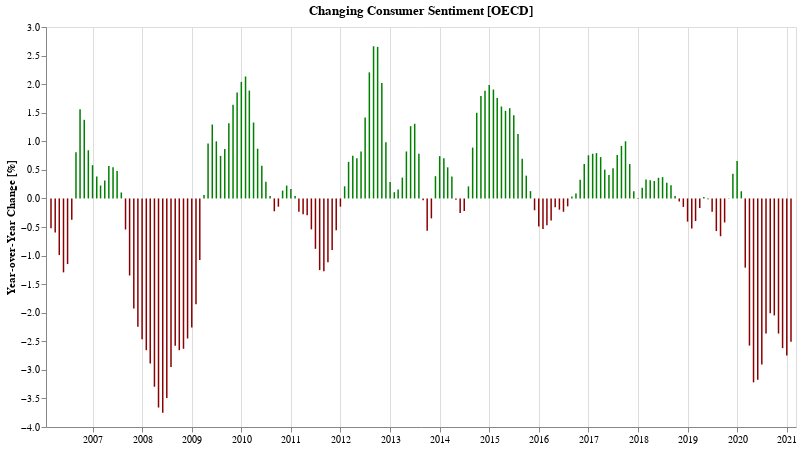

The code cell stored with this chart in its notebook:
### Markdown cell above
## Has consumer sentiment gotten better or worse compared to the same time last year?

### Code cell
cUsaYoy = cUsaSubset.set_index('TIME')['Value'].pct_change(12).apply(lambda v: v * 100).reset_index()
bUsaYoy = bUsaSubset.set_index('TIME')['Value'].pct_change(12).apply(lambda v: v * 100).reset_index()

def yoyChartFor(df, label, color='navy'):
    return alt.Chart(df.dropna()[-180:]).mark_bar(width=1.5, color=f'{color}').transform_calculate(
        label=f"'{label}'",
        change_in_percent="format(datum.Value, ',.2f')",
    ).encode(
        alt.X('TIME:T', axis=alt.Axis(title='')),
        alt.Y('Value:Q', axis=alt.Axis(title='Year-over-Year Change [%]', grid=False)),
        #alt.Opacity('label:O', legend=alt.Legend(title="")),
        color=alt.condition("datum['Value'] < 0",
            alt.value('darkred'),
            alt.value(color)
        ),
        tooltip=[alt.Tooltip('TIME:T', title='Date', format='%b %Y'), alt.Tooltip('label:O'), alt.Tooltip('change_in_percent:O')]
    ).properties(
        title=f"Changing {label} Sentiment [OECD]",
        width=750,
        height=400
    )

cYoy = yoyChartFor(cUsaYoy, 'Consumer', 'green')
cYoy.display()

### Figure 1 — Vega-Lite specification as saved in the notebook (floating-point values rounded to 4 significant figures; data arrays with more than 128 entries replaced by an {"elided": "..."} marker saying what was removed)
{"config": {"view": {"continuousWidth": 400, "continuousHeight": 300}}, "data": {"name": "data-31301795fbe85cd230d5c84a1555e408"}, "mark": {"type": "bar", "color": "green", "width": 1.5}, "encoding": {"color": {"condition": {"value": "darkred", "test": "datum['Value'] < 0"}, "value": "green"}, "tooltip": [{"type": "temporal", "field": "TIME", "format": "%b %Y", "title": "Date"}, {"type": "ordinal", "field": "label"}, {"type": "ordinal", "field": "change_in_percent"}], "x": {"type": "temporal", "axis": {"title": ""}, "field": "TIME"}, "y": {"type": "quantitative", "axis": {"grid": false, "title": "Year-over-Year Change [%]"}, "field": "Value"}}, "height": 400, "title": "Changing Consumer Sentiment [OECD]", "transform": [{"calculate": "'Consumer'", "as": "label"}, {"calculate": "format(datum.Value, ',.2f')", "as": "change_in_percent"}], "width": 750, "$schema": "https://vega.github.io/schema/vega-lite/v4.8.1.json", "datasets": {"data-31301795fbe85cd230d5c84a1555e408": {"elided": "180 records"}}}
